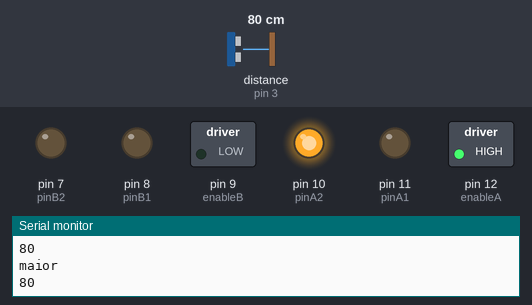
A sketch run on a simulated Arduino Uno, built with avr-gcc and run on an emulated ATmega328P. Shown: switched loads named in the sketch (green lamp = pin HIGH), output pins drawn as LEDs (lit = HIGH), the last lines printed to the serial monitor. Wiring (inferred from the names in the program): ultrasonic range finder: trigger pin 2; echo pin 3. Dashed ring = blinking. Inputs (shaded band) come from the test bench; at power-on: distance to the obstacle (sensor on pin 3) 80 cm. The echo pulse lasts 58.3 µs per cm; random numbers use the default seed unless the sketch sets one; pins used as bus, display or sensor lines are not drawn.

Above: at 1.2 s.
1.3 s: distance to the obstacle (sensor on pin 3) set to 2 cm
At 2.1 s:
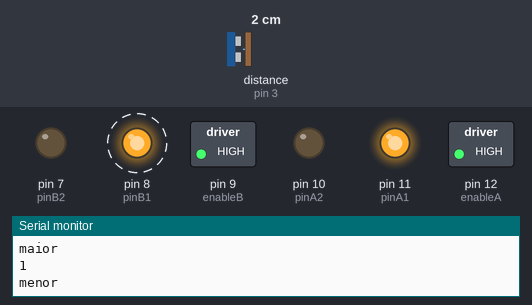
4.3 s: distance to the obstacle (sensor on pin 3) set to 35 cm
At 6.0 s:
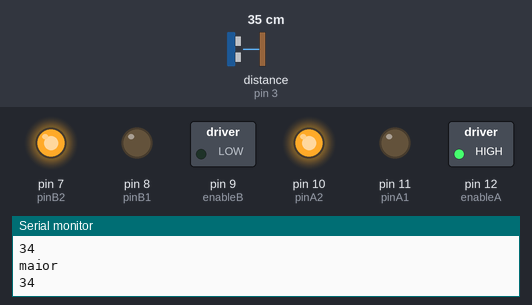
6.7 s: distance to the obstacle (sensor on pin 3) set to 4 cm
At 7.11 s:
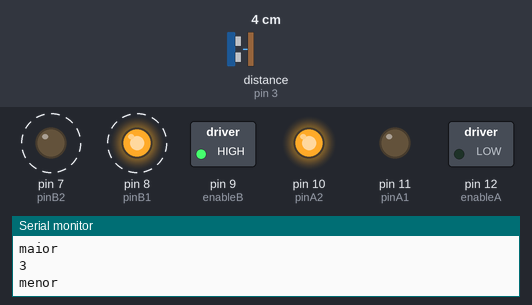
9.7 s: distance to the obstacle (sensor on pin 3) set to 60 cm
At 11.2 s:
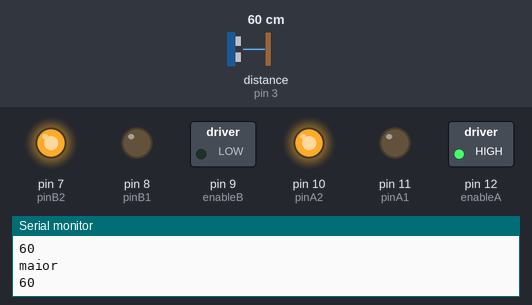
Timing chart, 0 to 12.7 s (numbered marks = the images above; inputs shaded):
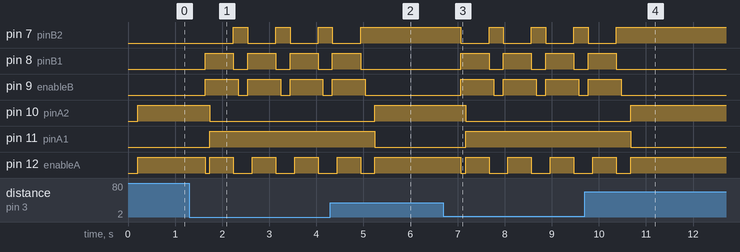

The sketch:

autopilot.ino
```cpp
/**
* Tiago Santos, 2014
* dark_storm@groundzero.com.pt
* Code to control a RC Car
* http://space.groundzero.com.pt
* Thanks to Bruno Santos (feiticeir0@whatgeek.com.pt) for some code
* Free to share
**/

//Pinouts
//Ultrasound Sensor
#define trigPin 2 // Trigger  2
#define echoPin 3 //echo      3

//Motor A
int enableA = 12;  //12
int pinA1 = 11;    //11
int pinA2 = 10;    //10
int r;

///Motor B
int enableB = 9;
int pinB1 = 8;    //8
int pinB2 = 7;  //7
//Variables
long duration;
int distance;

void setup()
{
 Serial.begin(9600);
 /* Initialize Ultrasound Pin Modes */
 pinMode(trigPin, OUTPUT); // Trigger PIN
 pinMode(echoPin, INPUT); // Echo PIN

 /* Initialize Motor A Pin Modes */
  pinMode (enableA, OUTPUT);
  pinMode (pinA1, OUTPUT);
  pinMode (pinA2, OUTPUT);

 /* Initialize Motor B Pin Modes */
  pinMode (enableB, OUTPUT);
  pinMode (pinB1, OUTPUT);
  pinMode (pinB2, OUTPUT);
}

void loop()
{
  //check the distance
  distance = checkDistance();

  Serial.println(distance);
  delay(200);
  //if distance is less that 10 cm
  if(distance < 30)
  {
    Serial.println("menor");
    //stop car, turn wheels right and go back for 500 ms. Then stop
    stopMotorA();
    //stopMotorB();
    r = random(1);
    if( r == 1)
    {
      turnRight();
    }
    else
    {
      turnLeft();
    }

    delay(100);
    goBack();
    delay(500);
    stopMotorB();

    stopMotorA();
    if( r == 1)
    {
      turnLeft();
    }
    else
    {
      turnRight();
    }
    delay(100);
    stopMotorB();
  }
  else
  {
    Serial.println("maior");
    stopMotorA();
    stopMotorB();
    goForward();
  }


//------------------TEST CODE-----------------------//
/*  distance = checkDistance();
  Serial.print ("cm ");
  Serial.print (distance);
  delay(100);
  */
//------------------TEST CODE-----------------------//
}

//function to calcutale the distance to an obstacle
long microsecondsToCentimeters (long microseconds) {
 // The speed of sound is 340 m/s or 29 microseconds per centimeter
 // The ping travels forth and back, so, the distance is half the distance traveled
 return microseconds / 29 / 2;
}

//function to check the distance of an obstacle

long checkDistance()
{
 /* The following trigPin/echoPin cycle is used to determine the distance of the nearest
 object by bouncing soundwaves off it */

 //Trigger a HIGH pulse for 2 or more microseconds
 //Give a short LOW pulse before sending a HIGH one


 digitalWrite (trigPin, LOW);
 delayMicroseconds(2);

 digitalWrite(trigPin, HIGH);
 delayMicroseconds(10);

 digitalWrite (trigPin, LOW);

 //Now, lets read the read the bounced wave
 duration = pulseIn(echoPin, HIGH);

 //calculate the distance
 distance = microsecondsToCentimeters(duration);

 return distance;
}

//function to go forward
void goForward()
{
  //Enable Motor A
  digitalWrite (enableA, HIGH);
  //forward
  digitalWrite (pinA1, LOW);
  digitalWrite (pinA2, HIGH);
}

//function to stop Motor A movement
void stopMotorA()
{
  digitalWrite (enableA, LOW);
}

//function to go back
void goBack()
{
  //Enable Motor A
  digitalWrite (enableA, HIGH);
  //back
  digitalWrite (pinA1,HIGH);
  digitalWrite (pinA2,LOW);
}

//function to stop Motor B movement
void stopMotorB()
{
  digitalWrite (enableB, LOW);
}

//function to turn the RC car right
void turnRight()
{
  //Enable Motor B
  digitalWrite (enableB, HIGH);
  //right
  digitalWrite (pinB1, LOW);
  digitalWrite (pinB2, HIGH);
}

//function to turn the RC car left
void turnLeft()
{
  //Enable Motor B
  digitalWrite (enableB, HIGH);
  //left
  digitalWrite (pinB1,HIGH);
  digitalWrite (pinB2,LOW);
}
```

Measured:
- after the input at 1.3 s, pin 7 (pinB2): alternates HIGH for 0.30 s and LOW for 0.60 s, starting after 0.94 s; pin 8 (pinB1): alternates HIGH for 0.60 s and LOW for 0.30 s, starting after 0.34 s
- after the input at 4.3 s, pin 10 (pinA2): LOW → HIGH after 0.94 s; pin 11 (pinA1): HIGH → LOW after 0.94 s
- after the input at 6.7 s, pin 7 (pinB2): alternates HIGH for 0.30 s and LOW for 0.60 s, starting after 0.37 s; pin 8 (pinB1): alternates HIGH for 0.60 s and LOW for 0.30 s, starting after 0.37 s
- after the input at 9.7 s, pin 10 (pinA2): LOW → HIGH after 0.98 s; pin 11 (pinA1): HIGH → LOW after 0.98 s
